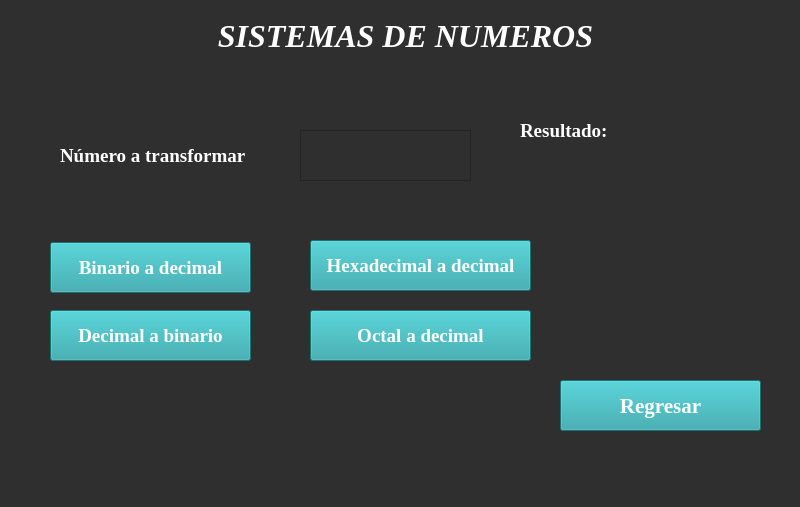
<?xml version="1.0" encoding="UTF-8"?>
<ui version="4.0">
 <class>MainWindow</class>
 <widget class="QMainWindow" name="MainWindow">
  <property name="geometry">
   <rect>
    <x>0</x>
    <y>0</y>
    <width>800</width>
    <height>507</height>
   </rect>
  </property>
  <property name="windowTitle">
   <string>Sistemas de Números</string>
  </property>
  <property name="styleSheet">
   <string notr="true">background-color: rgb(47, 47, 47);</string>
  </property>
  <widget class="QWidget" name="centralwidget">
   <widget class="QPushButton" name="botonRegresar">
    <property name="geometry">
     <rect>
      <x>560</x>
      <y>380</y>
      <width>201</width>
      <height>51</height>
     </rect>
    </property>
    <property name="font">
     <font>
      <family>Times New Roman</family>
      <pointsize>16</pointsize>
      <weight>75</weight>
      <bold>true</bold>
     </font>
    </property>
    <property name="styleSheet">
     <string notr="true">color: rgb(255,255,255);
background-color: rgb(37,160,166);</string>
    </property>
    <property name="text">
     <string>Regresar</string>
    </property>
   </widget>
   <widget class="QLabel" name="labelNum">
    <property name="geometry">
     <rect>
      <x>60</x>
      <y>140</y>
      <width>211</width>
      <height>31</height>
     </rect>
    </property>
    <property name="font">
     <font>
      <family>Times New Roman</family>
      <pointsize>14</pointsize>
      <weight>75</weight>
      <bold>true</bold>
     </font>
    </property>
    <property name="styleSheet">
     <string notr="true">color: rgb(255,255,255);</string>
    </property>
    <property name="text">
     <string>Número a transformar</string>
    </property>
   </widget>
   <widget class="QTextEdit" name="textNumero">
    <property name="geometry">
     <rect>
      <x>300</x>
      <y>130</y>
      <width>171</width>
      <height>51</height>
     </rect>
    </property>
    <property name="font">
     <font>
      <family>Times New Roman</family>
      <pointsize>14</pointsize>
     </font>
    </property>
    <property name="styleSheet">
     <string notr="true">color: rgb(255,255,255);</string>
    </property>
    <property name="verticalScrollBarPolicy">
     <enum>Qt::ScrollBarAlwaysOff</enum>
    </property>
   </widget>
   <widget class="QPushButton" name="botonBinToDec">
    <property name="geometry">
     <rect>
      <x>50</x>
      <y>242</y>
      <width>201</width>
      <height>51</height>
     </rect>
    </property>
    <property name="font">
     <font>
      <family>Times New Roman</family>
      <pointsize>14</pointsize>
      <weight>75</weight>
      <bold>true</bold>
     </font>
    </property>
    <property name="styleSheet">
     <string notr="true">color: rgb(255,255,255);
background-color: rgb(37,160,166);</string>
    </property>
    <property name="text">
     <string>Binario a decimal</string>
    </property>
   </widget>
   <widget class="QPushButton" name="botonDecToBin">
    <property name="geometry">
     <rect>
      <x>50</x>
      <y>310</y>
      <width>201</width>
      <height>51</height>
     </rect>
    </property>
    <property name="font">
     <font>
      <family>Times New Roman</family>
      <pointsize>14</pointsize>
      <weight>75</weight>
      <bold>true</bold>
     </font>
    </property>
    <property name="styleSheet">
     <string notr="true">color: rgb(255,255,255);
background-color: rgb(37,160,166);</string>
    </property>
    <property name="text">
     <string>Decimal a binario</string>
    </property>
   </widget>
   <widget class="QPushButton" name="botonHexaToDec">
    <property name="geometry">
     <rect>
      <x>310</x>
      <y>240</y>
      <width>221</width>
      <height>51</height>
     </rect>
    </property>
    <property name="font">
     <font>
      <family>Times New Roman</family>
      <pointsize>14</pointsize>
      <weight>75</weight>
      <bold>true</bold>
     </font>
    </property>
    <property name="styleSheet">
     <string notr="true">color: rgb(255,255,255);
background-color: rgb(37,160,166);</string>
    </property>
    <property name="text">
     <string>Hexadecimal a decimal</string>
    </property>
   </widget>
   <widget class="QPushButton" name="botonOctToDec">
    <property name="geometry">
     <rect>
      <x>310</x>
      <y>310</y>
      <width>221</width>
      <height>51</height>
     </rect>
    </property>
    <property name="font">
     <font>
      <family>Times New Roman</family>
      <pointsize>14</pointsize>
      <weight>75</weight>
      <bold>true</bold>
     </font>
    </property>
    <property name="styleSheet">
     <string notr="true">color: rgb(255,255,255);
background-color: rgb(37,160,166);</string>
    </property>
    <property name="text">
     <string>Octal a decimal</string>
    </property>
   </widget>
   <widget class="QLabel" name="labelNumTransformado">
    <property name="geometry">
     <rect>
      <x>520</x>
      <y>155</y>
      <width>261</width>
      <height>41</height>
     </rect>
    </property>
    <property name="font">
     <font>
      <family>Times New Roman</family>
      <pointsize>16</pointsize>
     </font>
    </property>
    <property name="styleSheet">
     <string notr="true">color: rgb(255,255,255);</string>
    </property>
    <property name="text">
     <string/>
    </property>
   </widget>
   <widget class="QLabel" name="label">
    <property name="geometry">
     <rect>
      <x>520</x>
      <y>120</y>
      <width>111</width>
      <height>21</height>
     </rect>
    </property>
    <property name="font">
     <font>
      <family>Times New Roman</family>
      <pointsize>14</pointsize>
      <weight>75</weight>
      <bold>true</bold>
     </font>
    </property>
    <property name="styleSheet">
     <string notr="true">color: rgb(255,255,255);</string>
    </property>
    <property name="text">
     <string>Resultado:</string>
    </property>
   </widget>
   <widget class="QLabel" name="labelTema">
    <property name="geometry">
     <rect>
      <x>10</x>
      <y>10</y>
      <width>791</width>
      <height>51</height>
     </rect>
    </property>
    <property name="font">
     <font>
      <family>Times New Roman</family>
      <pointsize>24</pointsize>
      <weight>75</weight>
      <italic>true</italic>
      <bold>true</bold>
     </font>
    </property>
    <property name="styleSheet">
     <string notr="true">color: rgb(255,255,255);</string>
    </property>
    <property name="text">
     <string>SISTEMAS DE NUMEROS</string>
    </property>
    <property name="alignment">
     <set>Qt::AlignCenter</set>
    </property>
   </widget>
  </widget>
  <widget class="QMenuBar" name="menubar">
   <property name="geometry">
    <rect>
     <x>0</x>
     <y>0</y>
     <width>800</width>
     <height>21</height>
    </rect>
   </property>
  </widget>
  <widget class="QStatusBar" name="statusbar"/>
 </widget>
 <resources/>
 <connections/>
</ui>
